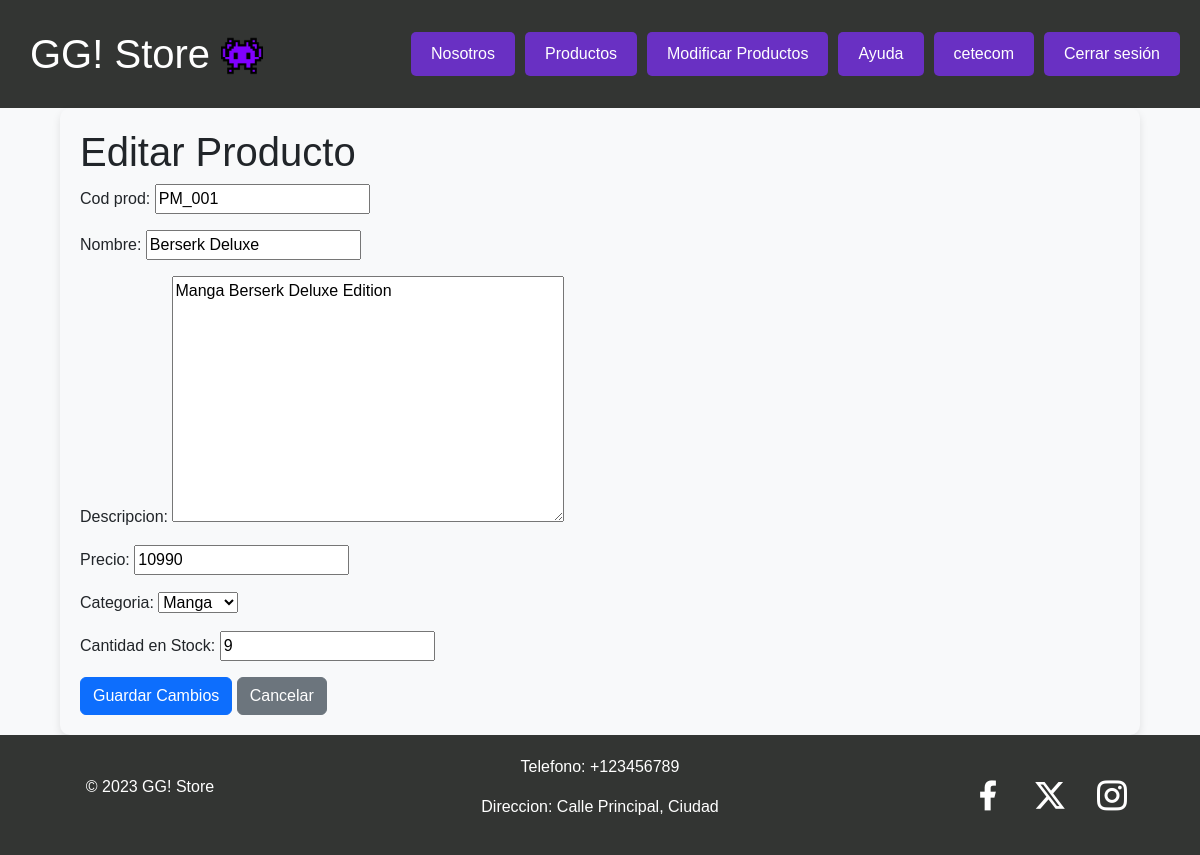
/prodAdmin/editar/1/ (signed in), run on the app's committed database.
### myapp/models.py (models this page shows, shortened)
class Producto(models.Model):
    cod_prod = models.CharField(max_length = 100, unique = True)
    nombre = models.CharField(max_length = 100)
    descripcion = models.TextField(max_length = 100)
    precio = models.IntegerField()
    precio_usd = models.FloatField(null=True, blank=True)
    categoria = models.ForeignKey(Categoria, on_delete = models.CASCADE, related_name = 'productos')

class Categoria(models.Model):
    nombre = models.CharField(max_length = 100)
    def __str__(self):
        return self.nombre

### myapp/views.py (the view)
# urls.py: path('prodAdmin/editar/<int:pk>/', views.editar_producto, name='editar_producto'),
@login_required
def editar_producto(request, pk):
    producto = get_object_or_404(Producto, pk=pk)
    if request.method == 'POST':
        form = ProductoForm(request.POST, instance=producto)
        if form.is_valid():
            producto = form.save(commit=False)
            producto.save()
            stock, created = Stock.objects.get_or_create(cod_prod=producto)
            stock.cantidad = form.cleaned_data['cantidad']
            stock.save()
            return redirect('prodadmin')
    else:
        form = ProductoForm(instance=producto)
    return render(request, 'editar_producto.html', {'form': form, 'producto': producto})

### myapp/forms.py
class ProductoForm(forms.ModelForm):
    cantidad = forms.IntegerField(label='Cantidad en Stock', min_value=0)
    class Meta:
        model = Producto
        fields = ['cod_prod', 'nombre', 'descripcion', 'precio', 'categoria', 'cantidad']
    def __init__(self, *args, **kwargs):
        if 'instance' in kwargs:
            instance = kwargs['instance']
            initial = kwargs.setdefault('initial', {})
            if instance.pk:
                try:
                    initial['cantidad'] = instance.stock.cantidad
                except Stock.DoesNotExist:
                    initial['cantidad'] = 0
        super().__init__(*args, **kwargs)

### myapp/templates/editar_producto.html (shortened to what this page needs)
{% extends 'base.html' %}
{% block content %}
{% load static %}
<head>
    <link rel="stylesheet" href="{% static 'css/productos_list.css' %}">
</head>
<div class="container">
    <h1>Editar Producto</h1>
    <form method="post">
        {{ form.as_p }}
        <button type="submit" class="btn btn-primary">Guardar Cambios</button>
        <a href="{% url 'prodadmin' %}" class="btn btn-secondary">Cancelar</a>
    </form>
</div>
{% endblock %}

### myapp/templates/base.html (shortened to what this page needs)
{% load static %}
<!DOCTYPE html>
<html lang="es">
<head>
    <link rel="stylesheet" href="https://cdn.jsdelivr.net/npm/bootstrap@5.2.2/dist/css/bootstrap.min.css">
    <link rel="stylesheet" href="{% static 'css/base.css' %}">
    <link href="https://cdn.jsdelivr.net/npm/remixicon@4.2.0/fonts/remixicon.css" rel="stylesheet"/>
</head>
<body>
    <header>
        <h1>GG! Store <a href="{% url 'index' %}"> <img src="{% static 'img/LogoGG.png' %}"  alt="Logo" width="42" > </a> </h1>
        <div class="header-buttons">
            <a href="{% url 'nosotros' %}" class="cta-button">Nosotros</a>
            <a href="{% url 'productos' %}" class="cta-button">Productos</a>
            {% if user.is_authenticated and user.is_staff %}
            <a href="{% url 'prodadmin' %}" class="cta-button">Modificar Productos</a>
            {% endif %}
            <a href="" class="cta-button">Ayuda</a>
            {% if user.is_authenticated %}
            <a class="cta-button">{{ user.username }}</a>
            <a href="#" class="cta-button" onclick="document.getElementById('logout-form').submit(); return false;">Cerrar sesión</a>
            {% else %}
            <a href="{% url 'login' %}">Iniciar Sesión</a>
            {% endif %}
        </div>
    </header>
    {% block content %}
    {% endblock %}
    <footer class="footer">
        <div class="footer-content">
            <div class="copyright">
                <p>&copy; 2023 GG! Store</p>
            </div>
            <div class="contact-info">
                <p>Telefono: +123456789</p>
                <p>Direccion: Calle Principal, Ciudad</p>
            </div>
            <div class="social-media">
                <a href="https://www.facebook.com/" class="social-link"><i class="ri-facebook-fill"></i></a>
                <a href="https://twitter.com/" class="social-link"><i class="ri-twitter-x-fill"></i></a>
                <a href="https://www.instagram.com/" class="social-link"><i class="ri-instagram-line"></i></a>
            </div>
        </div>
    </footer>
</body>
</html>

### myapp/static/css/base.css (style rules this page uses)
html, body { height: 100%; margin: 0; padding: 0; display: flex; flex-direction: column; }
body { font-family: Arial, sans-serif; background-color: #f8f9fa; flex: 1; }
footer { background-color: #333533; color: #fff; padding: 20px 0; text-align: center; margin-top: auto; }
.footer-content { display: flex; flex-wrap: wrap; justify-content: space-between; align-items: center; }
.copyright { flex: 1; }
.contact-info { flex: 2; text-align: center; }
.social-media { flex: 1; }
.social-link { display: inline-block; margin: 0 10px; color: #fff; text-decoration: none; font-size: 36px; }
header { background-color: #333533; color: #fff; padding: 20px; display: flex; justify-content: space-between; align-items: center; }
header h1 { margin: 10px; }
.header-buttons { display: flex; gap: 10px; }
.header-buttons a { display: inline-block; padding: 10px 20px; background-color: #6930c3; color: #fff; text-decoration: none; border-radius: 5px; transition: background-color 0.3s ease; }

### myapp/static/css/productos_list.css (style rules this page uses)
.container { width: 90%; margin: 0 auto; padding: 20px; flex: 1; display: flex; flex-direction: column; background-color: #f8f9fa; border-radius: 10px; box-shadow: 0 4px 8px rgba(0, 0, 0, 0.1); }
.btn { width: fit-content; }

### data on the page
Producto: cod_prod "PM_001", nombre "Berserk Deluxe", descripcion "Manga Berserk Deluxe Edition", precio "10990", categoria "Manga"

### other printed values
{{ user.username }} "cetecom"
